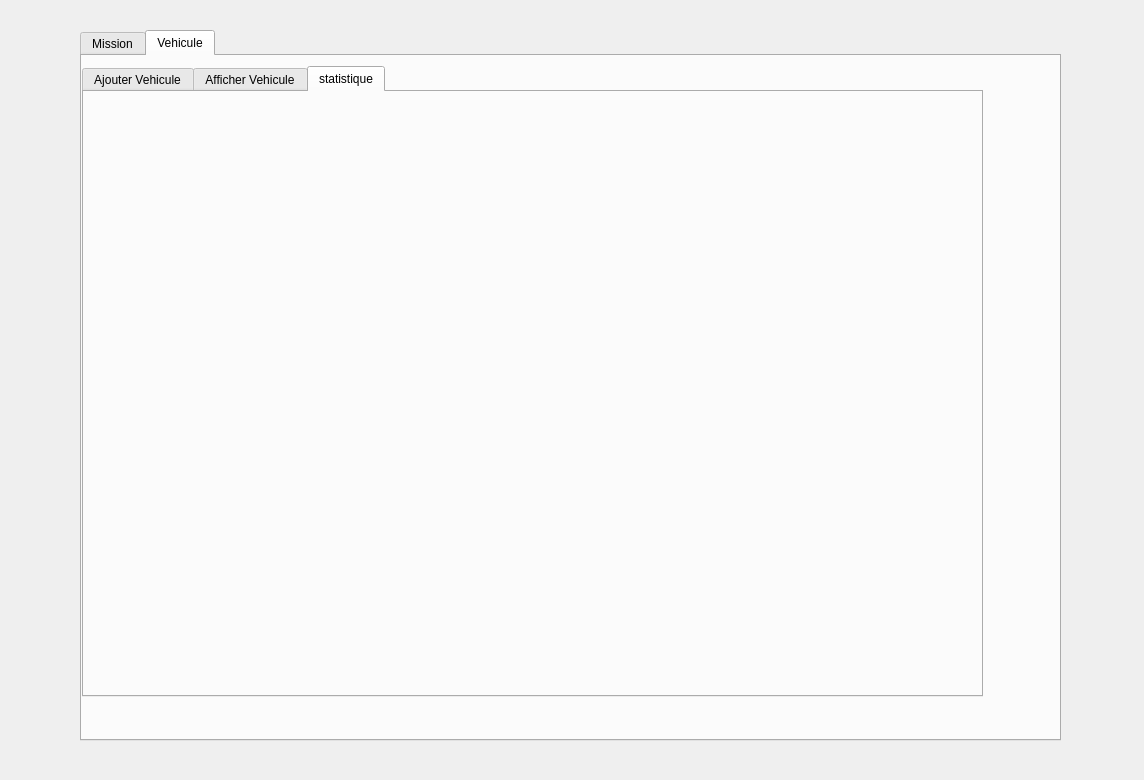
<?xml version="1.0" encoding="UTF-8"?>
<ui version="4.0">
 <class>MissionInterface</class>
 <widget class="QDialog" name="MissionInterface">
  <property name="geometry">
   <rect>
    <x>0</x>
    <y>0</y>
    <width>1144</width>
    <height>780</height>
   </rect>
  </property>
  <property name="windowTitle">
   <string>Dialog</string>
  </property>
  <widget class="QTabWidget" name="tabWidget">
   <property name="geometry">
    <rect>
     <x>80</x>
     <y>30</y>
     <width>981</width>
     <height>711</height>
    </rect>
   </property>
   <property name="currentIndex">
    <number>1</number>
   </property>
   <widget class="QWidget" name="tab">
    <attribute name="title">
     <string>Mission</string>
    </attribute>
    <widget class="QTabWidget" name="tabWidget_2">
     <property name="geometry">
      <rect>
       <x>0</x>
       <y>10</y>
       <width>901</width>
       <height>631</height>
      </rect>
     </property>
     <property name="currentIndex">
      <number>1</number>
     </property>
     <widget class="QWidget" name="tab_3">
      <attribute name="title">
       <string>Ajouter Mission</string>
      </attribute>
      <widget class="QLabel" name="label">
       <property name="geometry">
        <rect>
         <x>130</x>
         <y>103</y>
         <width>61</width>
         <height>41</height>
        </rect>
       </property>
       <property name="text">
        <string>Type :</string>
       </property>
      </widget>
      <widget class="QLabel" name="label_2">
       <property name="geometry">
        <rect>
         <x>130</x>
         <y>140</y>
         <width>61</width>
         <height>41</height>
        </rect>
       </property>
       <property name="text">
        <string>Date :</string>
       </property>
      </widget>
      <widget class="QLabel" name="label_3">
       <property name="geometry">
        <rect>
         <x>130</x>
         <y>180</y>
         <width>61</width>
         <height>41</height>
        </rect>
       </property>
       <property name="text">
        <string>Nom :</string>
       </property>
      </widget>
      <widget class="QPushButton" name="btn_ajouter">
       <property name="geometry">
        <rect>
         <x>260</x>
         <y>300</y>
         <width>75</width>
         <height>23</height>
        </rect>
       </property>
       <property name="text">
        <string>Ajouter</string>
       </property>
      </widget>
      <widget class="QLineEdit" name="type">
       <property name="geometry">
        <rect>
         <x>200</x>
         <y>109</y>
         <width>151</width>
         <height>31</height>
        </rect>
       </property>
      </widget>
      <widget class="QDateEdit" name="datemission">
       <property name="geometry">
        <rect>
         <x>200</x>
         <y>147</y>
         <width>151</width>
         <height>31</height>
        </rect>
       </property>
      </widget>
      <widget class="QLineEdit" name="nom">
       <property name="geometry">
        <rect>
         <x>200</x>
         <y>189</y>
         <width>151</width>
         <height>31</height>
        </rect>
       </property>
      </widget>
     </widget>
     <widget class="QWidget" name="tab_4">
      <attribute name="title">
       <string>Afficher Mission</string>
      </attribute>
      <widget class="QGroupBox" name="groupBox">
       <property name="geometry">
        <rect>
         <x>40</x>
         <y>20</y>
         <width>361</width>
         <height>251</height>
        </rect>
       </property>
       <property name="title">
        <string>Modifier</string>
       </property>
       <widget class="QLabel" name="label_4">
        <property name="geometry">
         <rect>
          <x>40</x>
          <y>76</y>
          <width>61</width>
          <height>41</height>
         </rect>
        </property>
        <property name="text">
         <string>Type :</string>
        </property>
       </widget>
       <widget class="QLineEdit" name="type_modif">
        <property name="geometry">
         <rect>
          <x>110</x>
          <y>82</y>
          <width>151</width>
          <height>31</height>
         </rect>
        </property>
       </widget>
       <widget class="QLabel" name="label_5">
        <property name="geometry">
         <rect>
          <x>40</x>
          <y>113</y>
          <width>61</width>
          <height>41</height>
         </rect>
        </property>
        <property name="text">
         <string>Date :</string>
        </property>
       </widget>
       <widget class="QLineEdit" name="nom_modif">
        <property name="geometry">
         <rect>
          <x>110</x>
          <y>162</y>
          <width>151</width>
          <height>31</height>
         </rect>
        </property>
       </widget>
       <widget class="QLabel" name="label_6">
        <property name="geometry">
         <rect>
          <x>40</x>
          <y>153</y>
          <width>61</width>
          <height>41</height>
         </rect>
        </property>
        <property name="text">
         <string>Nom :</string>
        </property>
       </widget>
       <widget class="QDateEdit" name="datemission_modif">
        <property name="geometry">
         <rect>
          <x>110</x>
          <y>120</y>
          <width>151</width>
          <height>31</height>
         </rect>
        </property>
       </widget>
       <widget class="QPushButton" name="btn_modif">
        <property name="geometry">
         <rect>
          <x>140</x>
          <y>210</y>
          <width>75</width>
          <height>23</height>
         </rect>
        </property>
        <property name="text">
         <string>Modifier</string>
        </property>
       </widget>
       <widget class="QLabel" name="label_12">
        <property name="geometry">
         <rect>
          <x>50</x>
          <y>31</y>
          <width>61</width>
          <height>21</height>
         </rect>
        </property>
        <property name="text">
         <string>ID</string>
        </property>
       </widget>
       <widget class="QComboBox" name="comboBox_mission_modif">
        <property name="geometry">
         <rect>
          <x>110</x>
          <y>30</y>
          <width>141</width>
          <height>22</height>
         </rect>
        </property>
       </widget>
      </widget>
      <widget class="QGroupBox" name="groupBox_2">
       <property name="geometry">
        <rect>
         <x>440</x>
         <y>20</y>
         <width>331</width>
         <height>251</height>
        </rect>
       </property>
       <property name="title">
        <string>Supprimer</string>
       </property>
       <widget class="QLabel" name="label_7">
        <property name="geometry">
         <rect>
          <x>10</x>
          <y>66</y>
          <width>61</width>
          <height>41</height>
         </rect>
        </property>
        <property name="text">
         <string>Type :</string>
        </property>
       </widget>
       <widget class="QLabel" name="label_8">
        <property name="geometry">
         <rect>
          <x>10</x>
          <y>94</y>
          <width>61</width>
          <height>41</height>
         </rect>
        </property>
        <property name="text">
         <string>Date :</string>
        </property>
       </widget>
       <widget class="QLabel" name="label_9">
        <property name="geometry">
         <rect>
          <x>10</x>
          <y>130</y>
          <width>61</width>
          <height>41</height>
         </rect>
        </property>
        <property name="text">
         <string>Nom :</string>
        </property>
       </widget>
       <widget class="QPushButton" name="btn_supp">
        <property name="geometry">
         <rect>
          <x>110</x>
          <y>200</y>
          <width>75</width>
          <height>23</height>
         </rect>
        </property>
        <property name="text">
         <string>Supprimer</string>
        </property>
       </widget>
       <widget class="QLabel" name="label_13">
        <property name="geometry">
         <rect>
          <x>20</x>
          <y>31</y>
          <width>61</width>
          <height>21</height>
         </rect>
        </property>
        <property name="text">
         <string>ID</string>
        </property>
       </widget>
       <widget class="QComboBox" name="comboBox_mission_supp">
        <property name="geometry">
         <rect>
          <x>80</x>
          <y>30</y>
          <width>141</width>
          <height>22</height>
         </rect>
        </property>
       </widget>
       <widget class="QTextBrowser" name="type_val">
        <property name="geometry">
         <rect>
          <x>90</x>
          <y>70</y>
          <width>131</width>
          <height>31</height>
         </rect>
        </property>
       </widget>
       <widget class="QTextBrowser" name="date_val">
        <property name="geometry">
         <rect>
          <x>90</x>
          <y>100</y>
          <width>131</width>
          <height>31</height>
         </rect>
        </property>
       </widget>
       <widget class="QTextBrowser" name="nom_val">
        <property name="geometry">
         <rect>
          <x>90</x>
          <y>130</y>
          <width>131</width>
          <height>31</height>
         </rect>
        </property>
       </widget>
      </widget>
      <widget class="QTableView" name="table_mission">
       <property name="geometry">
        <rect>
         <x>50</x>
         <y>350</y>
         <width>811</width>
         <height>231</height>
        </rect>
       </property>
      </widget>
      <widget class="QComboBox" name="comboBox_tri_mission">
       <property name="geometry">
        <rect>
         <x>451</x>
         <y>296</y>
         <width>131</width>
         <height>22</height>
        </rect>
       </property>
      </widget>
      <widget class="QLabel" name="label_30">
       <property name="geometry">
        <rect>
         <x>410</x>
         <y>291</y>
         <width>91</width>
         <height>31</height>
        </rect>
       </property>
       <property name="text">
        <string>Tri :</string>
       </property>
      </widget>
      <widget class="QLabel" name="label_29">
       <property name="geometry">
        <rect>
         <x>80</x>
         <y>291</y>
         <width>91</width>
         <height>31</height>
        </rect>
       </property>
       <property name="text">
        <string>Recherche :</string>
       </property>
      </widget>
      <widget class="QLineEdit" name="recherche">
       <property name="geometry">
        <rect>
         <x>152</x>
         <y>290</y>
         <width>211</width>
         <height>31</height>
        </rect>
       </property>
      </widget>
     </widget>
    </widget>
   </widget>
   <widget class="QWidget" name="tab_2">
    <attribute name="title">
     <string>Vehicule</string>
    </attribute>
    <widget class="QTabWidget" name="tabWidget_3">
     <property name="geometry">
      <rect>
       <x>0</x>
       <y>10</y>
       <width>901</width>
       <height>631</height>
      </rect>
     </property>
     <property name="currentIndex">
      <number>2</number>
     </property>
     <widget class="QWidget" name="tab_5">
      <attribute name="title">
       <string>Ajouter Vehicule</string>
      </attribute>
      <widget class="QLabel" name="label_10">
       <property name="geometry">
        <rect>
         <x>130</x>
         <y>103</y>
         <width>61</width>
         <height>41</height>
        </rect>
       </property>
       <property name="text">
        <string>Matricule :</string>
       </property>
      </widget>
      <widget class="QLabel" name="label_14">
       <property name="geometry">
        <rect>
         <x>130</x>
         <y>141</y>
         <width>61</width>
         <height>41</height>
        </rect>
       </property>
       <property name="text">
        <string>Marque :</string>
       </property>
      </widget>
      <widget class="QPushButton" name="btn_ajouter_2">
       <property name="geometry">
        <rect>
         <x>230</x>
         <y>220</y>
         <width>75</width>
         <height>23</height>
        </rect>
       </property>
       <property name="text">
        <string>Ajouter</string>
       </property>
      </widget>
      <widget class="QLineEdit" name="matricule">
       <property name="geometry">
        <rect>
         <x>200</x>
         <y>109</y>
         <width>151</width>
         <height>31</height>
        </rect>
       </property>
      </widget>
      <widget class="QLineEdit" name="marque">
       <property name="geometry">
        <rect>
         <x>200</x>
         <y>150</y>
         <width>151</width>
         <height>31</height>
        </rect>
       </property>
      </widget>
     </widget>
     <widget class="QWidget" name="tab_6">
      <attribute name="title">
       <string>Afficher Vehicule</string>
      </attribute>
      <widget class="QGroupBox" name="groupBox_3">
       <property name="geometry">
        <rect>
         <x>40</x>
         <y>20</y>
         <width>361</width>
         <height>251</height>
        </rect>
       </property>
       <property name="title">
        <string>Modifier</string>
       </property>
       <widget class="QLineEdit" name="matricule_modif">
        <property name="geometry">
         <rect>
          <x>110</x>
          <y>82</y>
          <width>151</width>
          <height>31</height>
         </rect>
        </property>
       </widget>
       <widget class="QLineEdit" name="marque_modif">
        <property name="geometry">
         <rect>
          <x>110</x>
          <y>120</y>
          <width>151</width>
          <height>31</height>
         </rect>
        </property>
       </widget>
       <widget class="QPushButton" name="btn_modif_2">
        <property name="geometry">
         <rect>
          <x>140</x>
          <y>210</y>
          <width>75</width>
          <height>23</height>
         </rect>
        </property>
        <property name="text">
         <string>Modifier</string>
        </property>
       </widget>
       <widget class="QLabel" name="label_18">
        <property name="geometry">
         <rect>
          <x>50</x>
          <y>31</y>
          <width>61</width>
          <height>21</height>
         </rect>
        </property>
        <property name="text">
         <string>ID</string>
        </property>
       </widget>
       <widget class="QComboBox" name="comboBox_vehicule_modif">
        <property name="geometry">
         <rect>
          <x>110</x>
          <y>30</y>
          <width>141</width>
          <height>22</height>
         </rect>
        </property>
       </widget>
       <widget class="QLabel" name="label_11">
        <property name="geometry">
         <rect>
          <x>30</x>
          <y>82</y>
          <width>61</width>
          <height>41</height>
         </rect>
        </property>
        <property name="text">
         <string>Matricule :</string>
        </property>
       </widget>
       <widget class="QLabel" name="label_15">
        <property name="geometry">
         <rect>
          <x>30</x>
          <y>120</y>
          <width>61</width>
          <height>41</height>
         </rect>
        </property>
        <property name="text">
         <string>Marque :</string>
        </property>
       </widget>
      </widget>
      <widget class="QGroupBox" name="groupBox_4">
       <property name="geometry">
        <rect>
         <x>440</x>
         <y>20</y>
         <width>331</width>
         <height>251</height>
        </rect>
       </property>
       <property name="title">
        <string>Supprimer</string>
       </property>
       <widget class="QPushButton" name="btn_supp_2">
        <property name="geometry">
         <rect>
          <x>110</x>
          <y>200</y>
          <width>75</width>
          <height>23</height>
         </rect>
        </property>
        <property name="text">
         <string>Supprimer</string>
        </property>
       </widget>
       <widget class="QLabel" name="label_22">
        <property name="geometry">
         <rect>
          <x>20</x>
          <y>31</y>
          <width>61</width>
          <height>21</height>
         </rect>
        </property>
        <property name="text">
         <string>ID</string>
        </property>
       </widget>
       <widget class="QComboBox" name="comboBox_vehicule_supp">
        <property name="geometry">
         <rect>
          <x>80</x>
          <y>30</y>
          <width>141</width>
          <height>22</height>
         </rect>
        </property>
       </widget>
       <widget class="QTextBrowser" name="matricule_val">
        <property name="geometry">
         <rect>
          <x>90</x>
          <y>70</y>
          <width>131</width>
          <height>31</height>
         </rect>
        </property>
       </widget>
       <widget class="QTextBrowser" name="marque_val">
        <property name="geometry">
         <rect>
          <x>90</x>
          <y>110</y>
          <width>131</width>
          <height>31</height>
         </rect>
        </property>
       </widget>
       <widget class="QLabel" name="label_16">
        <property name="geometry">
         <rect>
          <x>10</x>
          <y>70</y>
          <width>61</width>
          <height>41</height>
         </rect>
        </property>
        <property name="text">
         <string>Matricule :</string>
        </property>
       </widget>
       <widget class="QLabel" name="label_17">
        <property name="geometry">
         <rect>
          <x>10</x>
          <y>108</y>
          <width>61</width>
          <height>41</height>
         </rect>
        </property>
        <property name="text">
         <string>Marque :</string>
        </property>
       </widget>
      </widget>
      <widget class="QTableView" name="table_vehicule">
       <property name="geometry">
        <rect>
         <x>50</x>
         <y>350</y>
         <width>811</width>
         <height>231</height>
        </rect>
       </property>
      </widget>
      <widget class="QComboBox" name="comboBox_tri_vehicule">
       <property name="geometry">
        <rect>
         <x>451</x>
         <y>296</y>
         <width>131</width>
         <height>22</height>
        </rect>
       </property>
      </widget>
      <widget class="QLabel" name="label_31">
       <property name="geometry">
        <rect>
         <x>410</x>
         <y>291</y>
         <width>91</width>
         <height>31</height>
        </rect>
       </property>
       <property name="text">
        <string>Tri :</string>
       </property>
      </widget>
      <widget class="QLabel" name="label_32">
       <property name="geometry">
        <rect>
         <x>80</x>
         <y>291</y>
         <width>91</width>
         <height>31</height>
        </rect>
       </property>
       <property name="text">
        <string>Recherche :</string>
       </property>
      </widget>
      <widget class="QLineEdit" name="recherche_vehicule">
       <property name="geometry">
        <rect>
         <x>152</x>
         <y>290</y>
         <width>211</width>
         <height>31</height>
        </rect>
       </property>
      </widget>
     </widget>
     <widget class="QWidget" name="tab_7">
      <attribute name="title">
       <string>statistique</string>
      </attribute>
      <widget class="QLabel" name="statistiques">
       <property name="geometry">
        <rect>
         <x>80</x>
         <y>60</y>
         <width>671</width>
         <height>371</height>
        </rect>
       </property>
       <property name="text">
        <string/>
       </property>
      </widget>
     </widget>
    </widget>
   </widget>
  </widget>
 </widget>
 <resources/>
 <connections/>
</ui>
